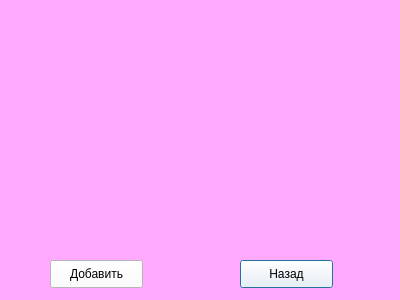
<?xml version="1.0" encoding="UTF-8"?>
<ui version="4.0">
 <class>Dialog</class>
 <widget class="QDialog" name="Dialog">
  <property name="geometry">
   <rect>
    <x>0</x>
    <y>0</y>
    <width>400</width>
    <height>300</height>
   </rect>
  </property>
  <property name="windowTitle">
   <string>Dialog</string>
  </property>
  <property name="styleSheet">
   <string notr="true">background-color: rgb(255, 170, 255);</string>
  </property>
  <widget class="QPushButton" name="back_button">
   <property name="geometry">
    <rect>
     <x>240</x>
     <y>260</y>
     <width>93</width>
     <height>28</height>
    </rect>
   </property>
   <property name="styleSheet">
    <string notr="true">background-color: rgb(255, 255, 255);</string>
   </property>
   <property name="text">
    <string>Назад</string>
   </property>
  </widget>
  <widget class="QPushButton" name="add_button">
   <property name="geometry">
    <rect>
     <x>50</x>
     <y>260</y>
     <width>93</width>
     <height>28</height>
    </rect>
   </property>
   <property name="styleSheet">
    <string notr="true">background-color: rgb(255, 255, 255);</string>
   </property>
   <property name="text">
    <string>Добавить</string>
   </property>
  </widget>
 </widget>
 <resources/>
 <connections/>
</ui>
